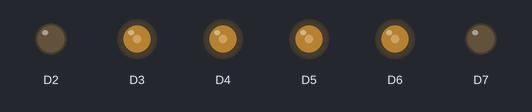
This sketch was run on a simulated Arduino Zero (SAMD21). Shown: output pins drawn as LEDs (lit = HIGH).

Above: at 0.1 s.
Timing chart, 0 to 1.6 s (numbered marks = the images above):
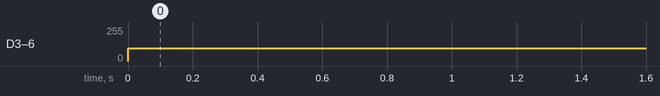

Measured:
- by itself, D3–6: 0/255 → 95/255 at 0.00 s

The sketch:

pwmexperiment.ino
```cpp
void setup() {
  // put your setup code here, to run once:
  int pwmfreq = 250;   //250hz = 4ms each
analogWriteFrequency(2, pwmfreq);
analogWriteFrequency(3, pwmfreq);
analogWriteFrequency(4, pwmfreq);
analogWriteFrequency(5, pwmfreq);
analogWriteFrequency(6, pwmfreq);
analogWriteFrequency(7, pwmfreq);
analogWriteResolution(12); //0 - 4095, at 250hz, 4ms is split into 4096 parts, 1~2ms is from 1023-2047


}

void loop() {
  int testfreq = 1537;
  // put your main code here, to run repeatedly:
analogWrite(2,testfreq);
analogWrite(3,testfreq);
analogWrite(4,testfreq);
analogWrite(5,testfreq);
analogWrite(6,testfreq);
analogWrite(7,testfreq);


}
```
